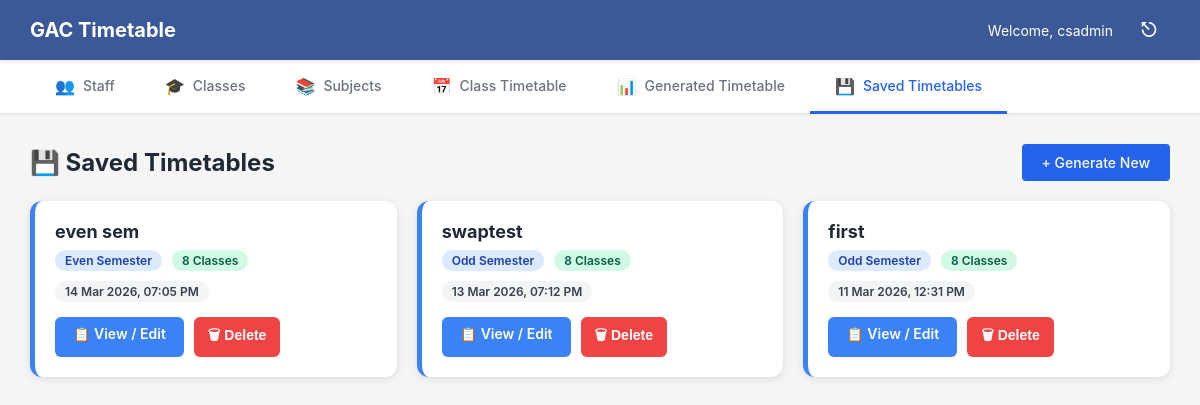
/SavedTimetable/saved_timetable.php (signed in), run on an earlier commit of the app's database.
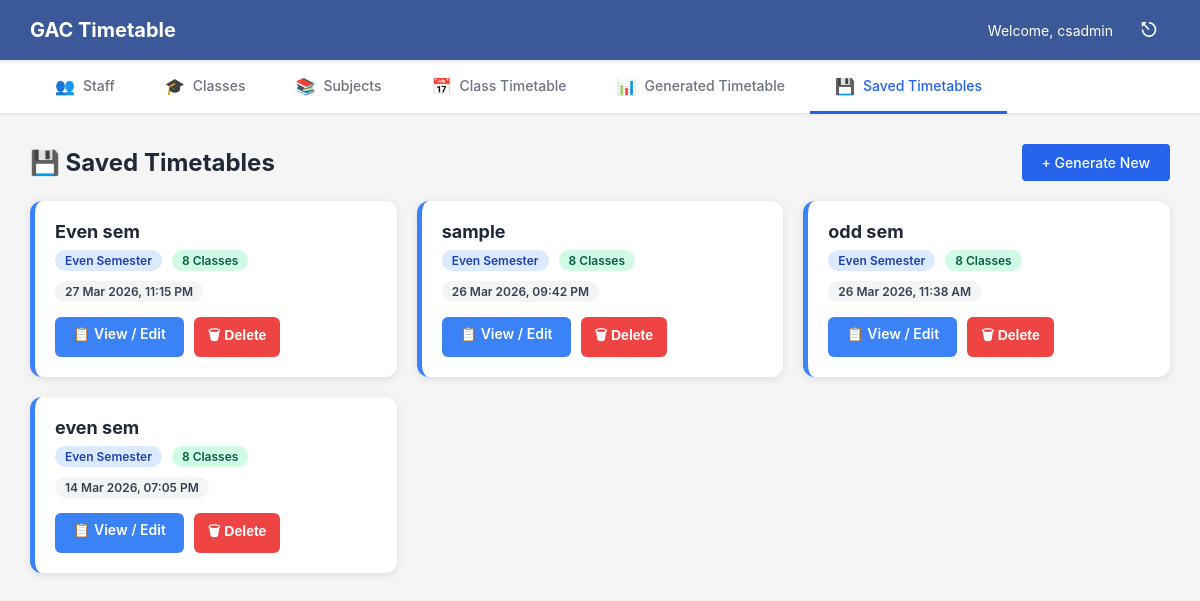
And on a later commit of the database.
### tables this page shows
CREATE TABLE `saved_timetables` (
  `id` int(11) NOT NULL,
  `name` varchar(150) NOT NULL,
  `semester` varchar(10) NOT NULL,
  `created_at` datetime DEFAULT current_timestamp(),
  `updated_at` datetime DEFAULT current_timestamp() ON UPDATE current_timestamp()
);

### SavedTimetable/saved_timetable.php (the view, shortened to what this page needs)
<?php
$conn = getConnection();
$conn->query("CREATE TABLE IF NOT EXISTS `saved_timetables` (
  `id` INT AUTO_INCREMENT PRIMARY KEY,
  `name` VARCHAR(150) NOT NULL,
  `semester` VARCHAR(10) NOT NULL,
  `created_at` DATETIME DEFAULT NOW(),
  `updated_at` DATETIME DEFAULT NOW() ON UPDATE NOW()
) ENGINE=InnoDB DEFAULT CHARSET=utf8mb4");
$conn->query("CREATE TABLE IF NOT EXISTS `saved_timetable_slots` (
  `id` INT AUTO_INCREMENT PRIMARY KEY,
  `saved_timetable_id` INT NOT NULL,
  `class_id` INT NOT NULL,
  `class_name` VARCHAR(100),
  `shift` VARCHAR(30),
  `semester` INT NOT NULL,
  `day` VARCHAR(20) NOT NULL,
  `hour` VARCHAR(20) NOT NULL,
  `subject_id` VARCHAR(50) DEFAULT NULL,
  `subject_title` VARCHAR(150) DEFAULT NULL,
  `subject_short_name` VARCHAR(50) DEFAULT NULL,
  `subject_type` VARCHAR(50) DEFAULT NULL,
  `staff_id` INT DEFAULT NULL,
  `staff_name` VARCHAR(100) DEFAULT NULL,
  `staff_code` VARCHAR(20) DEFAULT NULL,
  INDEX idx_saved_timetable_id (saved_timetable_id)
) ENGINE=InnoDB DEFAULT CHARSET=utf8mb4");
$saved_list = $conn->query("SELECT st.*,
    (SELECT COUNT(DISTINCT class_id) FROM saved_timetable_slots WHERE saved_timetable_id = st.id) as class_count
    FROM saved_timetables st ORDER BY st.created_at DESC");
?>
<!DOCTYPE html>
<html lang="en">
<head>
    <link rel="stylesheet" href="../Assets/css/style.css?v=1773498759">
</head>
<body>
    <nav class="navbar">
        <div class="nav-brand">GAC Timetable</div>
        <div class="nav-user">
            Welcome, <?php echo htmlspecialchars($_SESSION['user_name']); ?>
            <a href="../Logout/logout.php" class="logout-icon">⎋</a>
        </div>
    </nav>
    <div class="tabs">
        <a href="../Staff/staff.php" class="tab"><span class="tab-icon">👥</span> Staff</a>
        <a href="../Class/class.php" class="tab"><span class="tab-icon">🎓</span> Classes</a>
        <a href="../Subject/subject.php" class="tab"><span class="tab-icon">📚</span> Subjects</a>
        <a href="../Generate_Timetable/redirect_timetable.php" class="tab"><span class="tab-icon">📅</span> Class
            Timetable</a>
        <a href="../Generate_Timetable/generated_timetable_view.php" class="tab"><span class="tab-icon">📊</span>
            Generated Timetable</a>
        <a href="saved_timetable.php" class="tab active"><span class="tab-icon">💾</span> Saved Timetables</a>
    </div>
    <div class="content">
        <div style="display:flex; justify-content:space-between; align-items:center; margin-bottom:10px;">
            <h2 style="margin:0; color:#1f2937;">💾 Saved Timetables</h2>
            <a href="../Generate_Timetable/redirect_timetable.php" class="btn btn-primary">+ Generate New</a>
        </div>
        <?php if ($saved_list && $saved_list->num_rows > 0): ?>
            <div class="saved-grid">
                <?php while ($row = $saved_list->fetch_assoc()): ?>
                    <div class="saved-card">
                        <h3><?php echo htmlspecialchars($row['name']); ?></h3>
                        <div class="meta">
                            <span class="badge badge-blue"><?php echo ucfirst($row['semester']); ?> Semester</span>
                            <span class="badge badge-green"><?php echo $row['class_count']; ?> Classes</span>
                            <span
                                class="badge badge-gray"><?php echo date('d M Y, h:i A', strtotime($row['created_at'])); ?></span>
                        </div>
                        <div class="actions">
                            <a href="view_saved_timetable.php?id=<?php echo $row['id']; ?>" class="btn-view">📋 View / Edit</a>
                            <form method="POST" onsubmit="return confirm('Delete this saved timetable?');"
                                style="display:inline;">
                                <button type="submit" class="btn-delete">🗑 Delete</button>
                            </form>
                        </div>
                    </div>
                <?php endwhile; ?>
            </div>
        <?php endif; ?>
    </div>
</body>
</html>

### Assets/css/style.css (style rules this page uses)
* { margin: 0; padding: 0; box-sizing: border-box; }
body { font-family: -apple-system, BlinkMacSystemFont, "Segoe UI", Roboto, "Helvetica Neue", Arial, sans-serif; background-color: #f5f5f5; color: #333; }
.btn { padding: 10px 20px; border: none; border-radius: 4px; cursor: pointer; font-size: 14px; font-weight: 500; transition: all 0.3s; text-decoration: none; display: inline-block; }
.btn-primary { background-color: #2563eb; color: white; }
.navbar { background-color: #3b5998; color: white; padding: 15px 30px; display: flex; justify-content: space-between; align-items: center; box-shadow: 0 2px 4px rgba(0, 0, 0, 0.1); position: fixed; top: 0; left: 0; width: 100%; height: 60px; z-index: 1000; }
.nav-brand { font-size: 20px; font-weight: bold; }
.nav-user { display: flex; align-items: center; gap: 15px; font-size: 14px; }
.logout-icon { color: white; text-decoration: none; font-size: 20px; display: inline-flex; align-items: center; justify-content: center; width: 42px; height: 42px; border-radius: 6px; transition: background-color 0.3s; }
.tabs { background-color: white; display: flex; border-bottom: 1px solid #e5e7eb; padding: 0 30px; box-shadow: 0 1px 2px rgba(0, 0, 0, 0.05); position: fixed; top: 60px; left: 0; width: 100%; height: 54px; z-index: 999; }
.tab { padding: 15px 25px; text-decoration: none; color: #6b7280; border-bottom: 3px solid transparent; transition: all 0.3s; display: flex; align-items: center; gap: 8px; font-weight: 500; font-size: 14px; position: relative; margin-bottom: -1px; }
.tab-icon { font-size: 16px; }
.tab.active { color: #2563eb; border-bottom: 3px solid #2563eb; }
.content { padding: 30px; padding-top: 144px; max-width: 1400px; margin: 0 auto; }
.btn-delete { color: #dc2626; background-color: #fef2f2; border: 1px solid #fecaca; }
.badge { display: inline-block; padding: 5px 12px; border-radius: 12px; font-size: 11px; font-weight: 600; background-color: #d1fae5; color: #065f46; }

### SavedTimetable/saved_timetable.php (style rules this page uses)
.saved-grid { display: grid; grid-template-columns: repeat(auto-fill, minmax(300px, 1fr)); gap: 20px; margin-top: 20px; }
.saved-card { background: white; border-radius: 12px; padding: 20px; box-shadow: 0 2px 8px rgba(0, 0, 0, 0.1); border-left: 5px solid #3b82f6; transition: transform 0.2s, box-shadow 0.2s; }
.saved-card h3 { margin: 0 0 8px 0; color: #1f2937; font-size: 18px; }
.saved-card .meta { display: flex; gap: 10px; flex-wrap: wrap; margin-bottom: 15px; }
.badge { display: inline-block; padding: 3px 10px; border-radius: 20px; font-size: 12px; font-weight: 600; }
.badge-blue { background: #dbeafe; color: #1e40af; }
.badge-green { background: #d1fae5; color: #065f46; }
.badge-gray { background: #f3f4f6; color: #374151; }
.saved-card .actions { display: flex; gap: 10px; margin-top: 8px; }
.btn-view { background: #3b82f6; color: white; padding: 8px 18px; border: none; border-radius: 6px; cursor: pointer; font-weight: 600; text-decoration: none; font-size: 14px; }
.btn-delete { background: #ef4444; color: white; padding: 8px 14px; border: none; border-radius: 6px; cursor: pointer; font-weight: 600; font-size: 14px; }

What changed in the data, as far as the page shows it:
removed saved_timetables: name "swaptest", semester "Odd", class_count "8", created_at "13 Mar 2026, 07:12 PM"
removed saved_timetables: name "first", semester "Odd", class_count "8", created_at "11 Mar 2026, 12:31 PM"
added saved_timetables: name "Even sem", semester "Even", class_count "8", created_at "27 Mar 2026, 11:15 PM"
added saved_timetables: name "sample", semester "Even", class_count "8", created_at "26 Mar 2026, 09:42 PM"
added saved_timetables: name "odd sem", semester "Even", class_count "8", created_at "26 Mar 2026, 11:38 AM"
